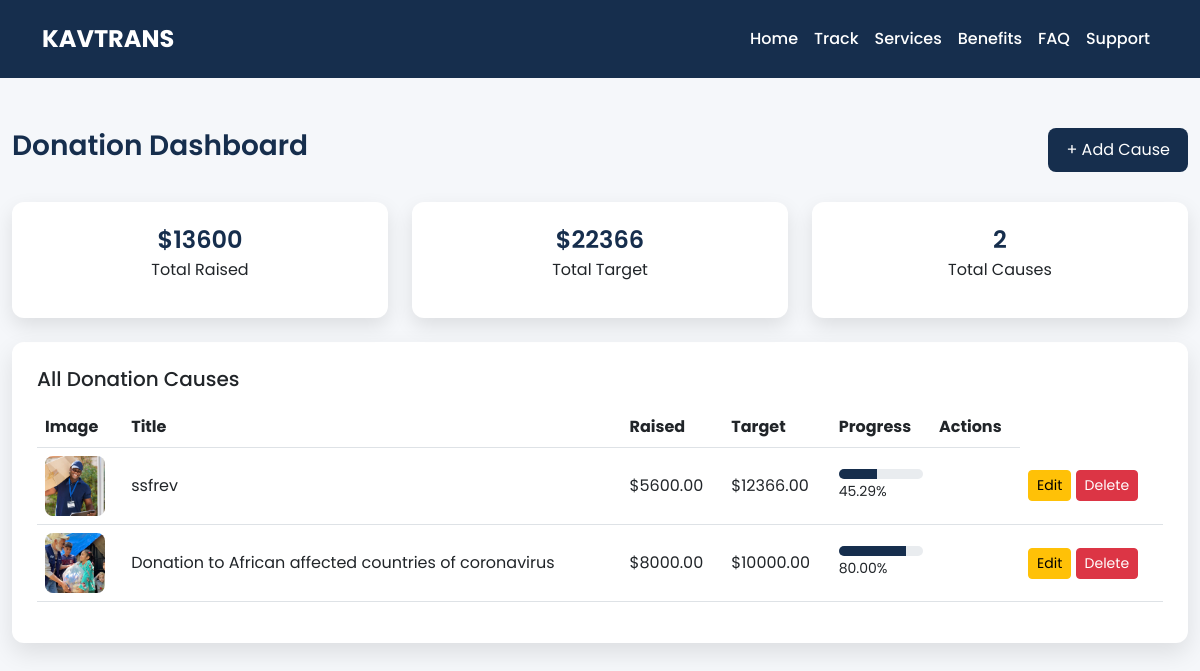
Page /donations/ (signed in) on the committed database.
### core/models.py (models this page shows, shortened)
class DonationCause(models.Model):
    title = models.CharField(max_length=200)
    description = models.TextField()
    image = models.ImageField(upload_to='donations/')
    target_amount = models.DecimalField(max_digits=10, decimal_places=2)
    amount_raised = models.DecimalField(max_digits=10, decimal_places=2, default=0)
    is_active = models.BooleanField(default=True)
    created_at = models.DateTimeField(auto_now_add=True)
    def progress_percentage(self):
        if self.target_amount > 0:
            return round((self.amount_raised / self.target_amount) * 100, 2)
        return 0

### core/views.py (the view)
# urls.py: path("donations/", views.donation_dashboard, name="donation_dashboard"),
@login_required(login_url="admin_login")
def donation_dashboard(request):
    causes = DonationCause.objects.all().order_by('-created_at')
    total_raised = DonationCause.objects.aggregate(
        total=Sum('amount_raised')
    )['total'] or 0
    total_target = DonationCause.objects.aggregate(
        total=Sum('target_amount')
    )['total'] or 0
    total_causes = causes.count()
    context = {
        "causes": causes,
        "total_raised": total_raised,
        "total_target": total_target,
        "total_causes": total_causes,
    }
    return render(request, "dashboard/donations.html", context)

### templates/dashboard/donations.html (shortened to what this page needs)
{% extends "dashboard/dashboard_base.html" %}
{% block content %}
<div class="container donation-wrapper">
<div class="donation-header">
    <h3 class="donation-title">Donation Dashboard</h3>
    <a href="{% url 'add_donation_cause' %}" class="btn btn-main">
        + Add Cause
    </a>
</div>
<div class="row g-4 mb-4">
<div class="col-md-4">
<div class="stat-card">
<div class="stat-number">${{ total_raised }}</div>
<p>Total Raised</p>
</div>
</div>
<div class="col-md-4">
<div class="stat-card">
<div class="stat-number">${{ total_target }}</div>
<p>Total Target</p>
</div>
</div>
<div class="col-md-4">
<div class="stat-card">
<div class="stat-number">{{ total_causes }}</div>
<p>Total Causes</p>
</div>
</div>
</div>
<div class="table-card">
<h5 class="mb-3">All Donation Causes</h5>
<table class="table table-hover align-middle">
<thead>
<tr>
<th>Image</th>
<th>Title</th>
<th>Raised</th>
<th>Target</th>
<th>Progress</th>
<th>Actions</th>
</tr>
</thead>
<tbody>
{% for cause in causes %}
<tr>
<td>
{% if cause.image %}
<img src="{{ cause.image.url }}" style="width:60px; height:60px; object-fit:cover; border-radius:8px;">
{% endif %}
</td>
<td>{{ cause.title }}</td>
<td>${{ cause.amount_raised }}</td>
<td>${{ cause.target_amount }}</td>
<td>
<div class="progress" style="height:10px;">
<div class="progress-bar"
style="width: {{ cause.progress_percentage }}%; background:#162e4d;">
</div>
</div>
<small>{{ cause.progress_percentage }}%</small>
</td>
<td>
<td>
<a href="{% url 'edit_donation_cause' cause.id %}"
class="btn btn-sm btn-warning">
Edit
</a>
<form action="{% url 'delete_donation_cause' cause.id %}"
      method="POST"
      style="display:inline-block;"
      onsubmit="return confirm('Are you sure you want to delete this cause?');">
    <button type="submit" class="btn btn-sm btn-danger">
        Delete
    </button>
</form>
</td>
</td>
</tr>
{% empty %}
<tr>
<td colspan="6" class="text-center">No causes yet</td>
</tr>
{% endfor %}
</tbody>
</table>
</div>
</div>
{% endblock %}

### templates/dashboard/dashboard_base.html (shortened to what this page needs)
{% load static %}
<!DOCTYPE html>
<html lang="en">
<head>
<link href="https://cdn.jsdelivr.net/npm/bootstrap@5.3.0/dist/css/bootstrap.min.css" rel="stylesheet">
<link rel="stylesheet" href="https://cdnjs.cloudflare.com/ajax/libs/animate.css/4.1.1/animate.min.css"/>
<link rel="stylesheet" href="https://unpkg.com/leaflet@1.9.4/dist/leaflet.css"/>
<link rel="stylesheet" href="https://unpkg.com/leaflet-control-geocoder/dist/Control.Geocoder.css" />
</head>
<body>
<nav class="navbar navbar-expand-lg navbar-dark py-3">
  <div class="container">
    <a class="navbar-brand" href="#">KAVTRANS</a>
    <div class="collapse navbar-collapse" id="navbarNav">
      <ul class="navbar-nav ms-auto">
        <li class="nav-item"><a class="nav-link" href="#hero">Home</a></li>
        <li class="nav-item"><a class="nav-link" href="#tracking">Track</a></li>
        <li class="nav-item"><a class="nav-link" href="#services">Services</a></li>
        <li class="nav-item"><a class="nav-link" href="#benefits">Benefits</a></li>
        <li class="nav-item"><a class="nav-link" href="#faq">FAQ</a></li>
        <li class="nav-item"><a class="nav-link" href="#support">Support</a></li>
      </ul>
    </div>
  </div>
</nav>
<div>
{% block content %}{% endblock %}
</div>
</body>
</html>

### templates/dashboard/dashboard_base.html (style rules this page uses)
:root { --primary:#162e4d; --secondary:#000; --white:#fff; --light:#f5f7fa; }
body { font-family:'Poppins', sans-serif; background:var(--light); margin:0; }
.navbar { background:var(--primary); }
.navbar .navbar-brand { color:white; font-weight:700; font-size:24px; }
.navbar .navbar-nav .nav-link { color:white; font-weight:500; }

### templates/dashboard/donations.html (style rules this page uses)
.donation-wrapper { max-width:1200px; margin:50px auto; }
.donation-header { display:flex; justify-content:space-between; align-items:center; margin-bottom:30px; }
.donation-title { color:#162e4d; font-weight:600; }
.stat-card { background:#fff; padding:20px; border-radius:12px; box-shadow:0 8px 20px rgba(0,0,0,0.1); text-align:center; }
.stat-number { font-size:24px; font-weight:600; color:#162e4d; }
.table-card { background:#fff; padding:25px; border-radius:12px; box-shadow:0 10px 25px rgba(0,0,0,0.1); }
.table thead { background:#162e4d; color:white; }
.btn-main { background:#162e4d; color:white; border:none; border-radius:8px; padding:10px 18px; }

### rows in the picture
DonationCause: image (picture), title "ssfrev", amount_raised "5600.00", target_amount "12366.00", progress_percentage "45.29"
DonationCause: image (picture), title "Donation to African affected countries of coronavirus", amount_raised "8000.00", target_amount "10000.00", progress_percentage "80.00"

### other values in the picture
{{ total_raised }} "13600"
{{ total_target }} "22366"
{{ total_causes }} "2"
